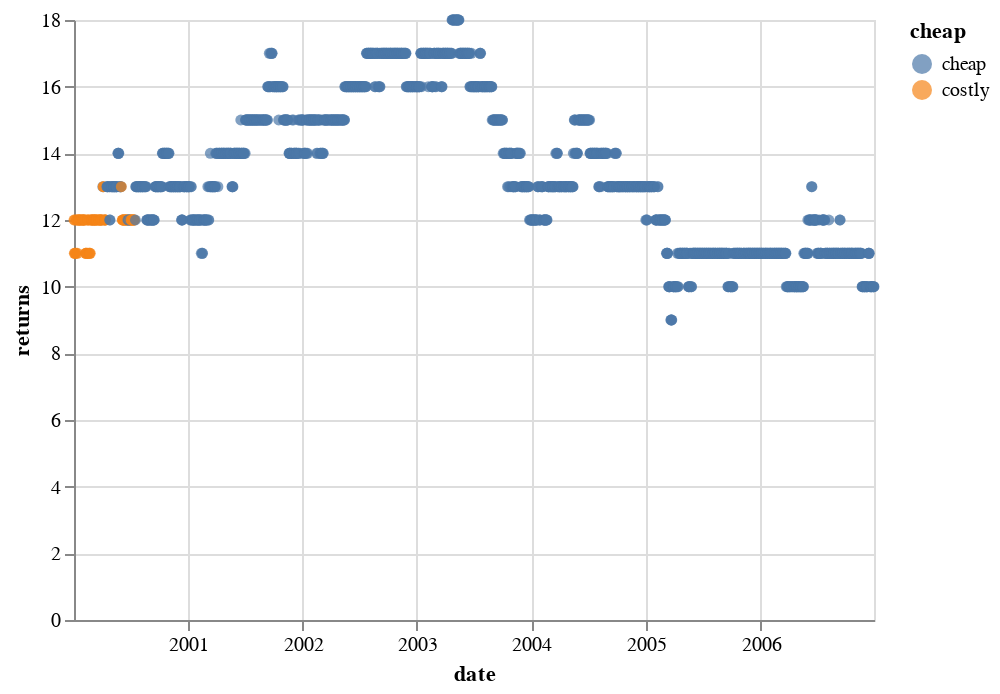

The cell this chart's notebook holds for it:
### Code cell
df = pd.DataFrame(yr_list[15])
alt.Chart(df).mark_circle().encode(x="date", y="returns", color="cheap")

### Figure 1 — Vega-Lite specification as saved in the notebook (floating-point values rounded to 4 significant figures; data arrays with more than 128 entries replaced by an {"elided": "..."} marker saying what was removed)
{"config": {"view": {"continuousWidth": 400, "continuousHeight": 300}}, "data": {"name": "data-6cd40bdd2f4abdc17798abb11397bf53"}, "mark": "circle", "encoding": {"color": {"field": "cheap", "type": "nominal"}, "x": {"field": "date", "type": "temporal"}, "y": {"field": "returns", "type": "quantitative"}}, "$schema": "https://vega.github.io/schema/vega-lite/v4.17.0.json", "datasets": {"data-6cd40bdd2f4abdc17798abb11397bf53": {"elided": "1758 records"}}}
